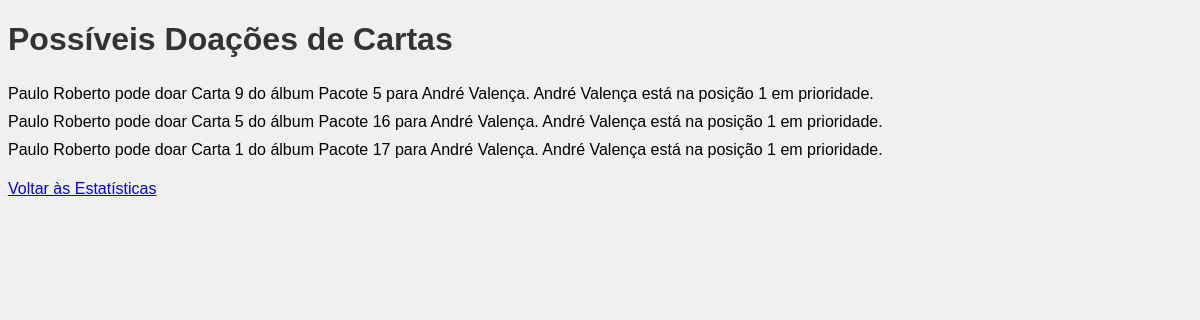
Page /possible_card_donations on the committed database.
### models.py (models this page shows, shortened)
class User(db.Model):
    id = db.Column(db.Integer, primary_key=True)
    username = db.Column(db.String(150), unique=True, nullable=False)
    web_address = db.Column(db.String(150), nullable=False)
    items = db.relationship('UserItem', backref='user', lazy=True)

class Item(db.Model):
    id = db.Column(db.Integer, primary_key=True)
    name = db.Column(db.String(100), nullable=False)
    package_id = db.Column(db.Integer, db.ForeignKey('package.id'), nullable=False)
    user_items = db.relationship('UserItem', backref='item', lazy=True)

class Package(db.Model):
    id = db.Column(db.Integer, primary_key=True)
    name = db.Column(db.String(100), nullable=False)
    items = db.relationship('Item', backref='package', lazy=True)

### app.py (the view)
@app.route('/possible_card_donations')
def possible_card_donations():
    users = User.query.all()
    packages = Package.query.all()
    donations = []
    for user in users:
        user_total_cards = sum(ui.quantity for ui in UserItem.query.filter_by(user_id=user.id).all())
        for package in packages:
            for item in package.items:
                user_item = UserItem.query.filter_by(user_id=user.id, item_id=item.id).first()
                if user_item and user_item.quantity > 1:
                    for other_user in users:
                        if other_user.id != user.id:
                            other_user_total_cards = sum(ui.quantity for ui in UserItem.query.filter_by(user_id=other_user.id).all())
                            if other_user_total_cards < user_total_cards:
                                other_user_item = UserItem.query.filter_by(user_id=other_user.id, item_id=item.id).first()
                                if not other_user_item or not other_user_item.has_card:
                                    priority_position = get_priority_position(other_user.id)
                                    donations.append({
                                        'donor': user.username,
                                        'recipient': other_user.username,
                                        'card_name': item.name,
                                        'package_name': package.name,
                                        'priority_position': priority_position
                                    })
    return render_template('possible_card_donations.html', donations=donations)

### app.py (called while the page is built)
def get_priority_position(user_id):
    users = User.query.all()
    user_totals = [(user.id, sum(ui.quantity for ui in UserItem.query.filter_by(user_id=user.id).all())) for user in users]
    user_totals.sort(key=lambda x: x[1])
    for position, (uid, total) in enumerate(user_totals):
        if uid == user_id:
            return position + 1
    return -1

### templates/possible_card_donations.html (shortened to what this page needs)
<!DOCTYPE html>
<html lang="en">
<head>
    <link rel="stylesheet" href="{{ url_for('static', filename='styles.css') }}">
</head>
<body>
    <h1>Possíveis Doações de Cartas</h1>
    <ul>
        {% for donation in donations %}
        <li>{{ donation.donor }} pode doar {{ donation.card_name }} do álbum {{ donation.package_name }} para {{ donation.recipient }}. {{ donation.recipient }} está na posição {{ donation.priority_position }} em prioridade.</li>
        {% endfor %}
    </ul>
    <a href="{{ url_for('statistics') }}">Voltar às Estatísticas</a>
</body>
</html>

### static/styles.css (style rules this page uses)
body { font-family: Arial, sans-serif; background-color: #f0f0f0; }
h1, h2, h3 { color: #333; text-align: left; }
ul { list-style-type: none; padding: 0; }
li { padding: 5px 0; }

### rows in the picture
User: donor "Paulo Roberto" "Paulo Roberto" "Paulo Roberto"
Item: card_name "Carta 9"
Package: package_name "Pacote 5"
User: recipient "André Valença" "André Valença" "André Valença", recipient "André Valença" "André Valença" "André Valença"
Item: card_name "Carta 5"
Package: package_name "Pacote 16"
Item: card_name "Carta 1"
Package: package_name "Pacote 17"

### other values in the picture
{{ donation.priority_position }} "1" "1" "1"
